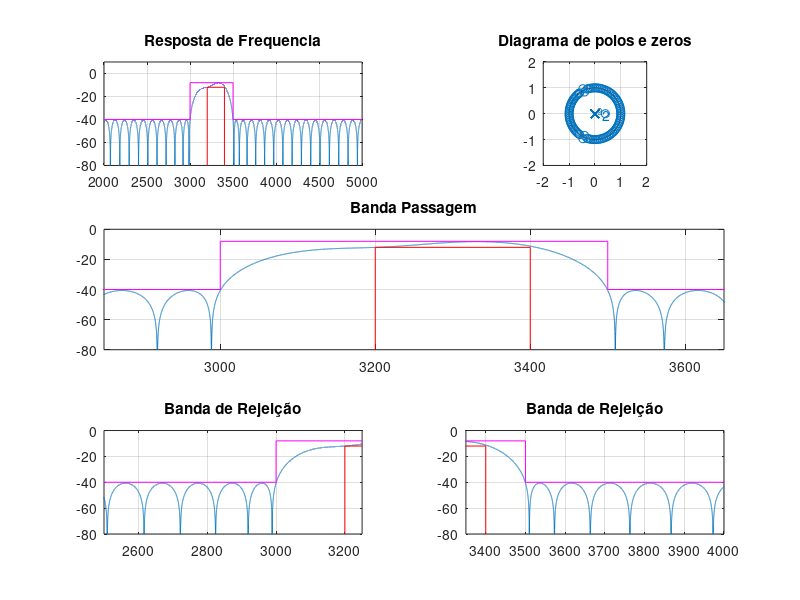
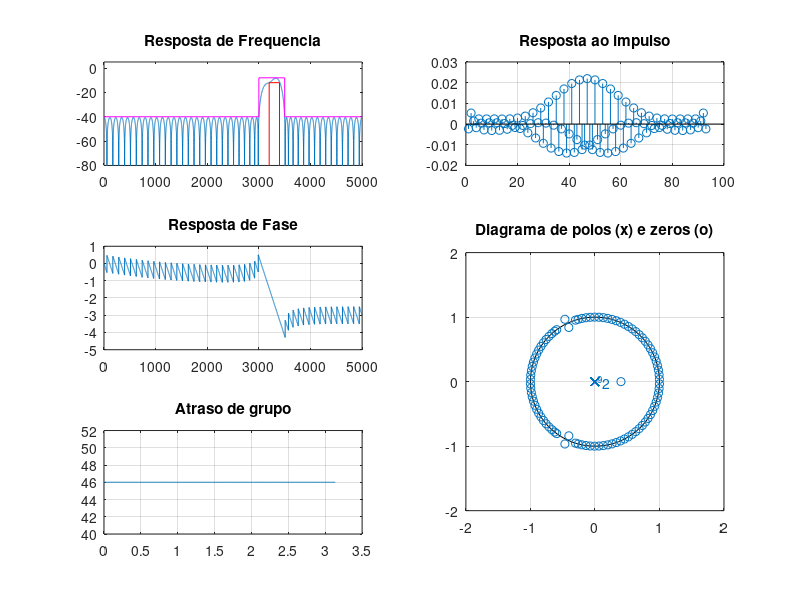

Reproduce these figures in MATLAB, in order.
% Projeto filtro 3 FIR PM
% BP - (fa = 10000 Hz, f1 = 3000 Hz; f2 = 3200 Hz, f3 = 3400 Hz;
% f4 = 3500 Hz, Ap = 2 dB, As = 30 dB, GdB = -10 dB)

close all;
clear all;
clc;

ExecutarAjuste = 1;

%% Especificacoes
Ap = 2; As = 30; GdB = -10;

fa = 10000;
fp1 = 3200; fp2 = 3400;
fs1 = 3000; fs2 = 3500;

fcuts = [fs1 fp1 fp2 fs2];
w = fcuts/fa*(2*pi);
ws1 = w(1)/pi; wp1 = w(2)/pi; wp2 = w(3)/pi; ws2 = w(4)/pi;

mags = [0 1 0];
devs_As = 10^(-(As+1.6)/20);
devs_Ap = 1-10^(-Ap/20);
devs = [devs_As devs_Ap devs_As];
G0 = GdB;

% calculo da ordem com firpmord
if ExecutarAjuste
    fcuts = fcuts + [0 -15 10 0];
end

[n,f0,a0,w0] = firpmord(fcuts,mags,devs,fa);

% calculo algoritmo PM
h_pm = firpm(n,f0,a0,w0);
h_pm = h_pm*10^(G0/20);

%%
figure(1)
subplot(321)
title('Resposta de Frequencia')
[h, w] = freqz(h_pm, 1, linspace(0,pi,100000));
% plot(w/pi, abs(h)); grid on;
plot(w*fa/2/pi,20*log10(abs(h))); grid on;
title('Resposta de Frequencia')
xlim([2000 5000]);ylim([-80 10]);
hold on;
Amin = 80;
As = As - G0;
Ap = Ap + G0;
plot([wp1, wp1, wp2, wp2]*fa/2, [-Amin, Ap-4, Ap-4, -Amin], '-r')
plot([0, ws1, ws1, ws2, ws2, 1]*fa/2, [-As, -As, Ap, Ap, -As,-As], '-m')

subplot(322)
zplane(h_pm, 1); axis([-2 2 -2 2]);
title('Diagrama de polos e zeros')

subplot(3,2,3:4)
plot(w*fa/2/pi,20*log10(abs(h))); grid on;
title('Banda Passagem')
grid on; hold on;
plot([wp1, wp1, wp2, wp2]*fa/2, [-Amin, Ap-4, Ap-4, -Amin], '-r')
plot([0, ws1, ws1, ws2, ws2, 1]*fa/2, [-As, -As, Ap, Ap, -As,-As], '-m')
xlim([2850 3650]); ylim([-80 0]);

subplot(3,2,5)
plot(w*fa/2/pi,20*log10(abs(h))); grid on;
title('Banda de Rejeição')
grid on; hold on;
plot([wp1, wp1, wp2, wp2]*fa/2, [-Amin, Ap-4, Ap-4, -Amin], '-r')
plot([0, ws1, ws1, ws2, ws2, 1]*fa/2, [-As, -As, Ap, Ap, -As,-As], '-m')
xlim([2500 3250]); ylim([-80 0]);

subplot(3,2,6)
plot(w*fa/2/pi,20*log10(abs(h))); grid on;
title('Banda de Rejeição')
grid on; hold on;
plot([wp1, wp1, wp2, wp2]*fa/2, [-Amin, Ap-4, Ap-4, -Amin], '-r')
plot([0, ws1, ws1, ws2, ws2, 1]*fa/2, [-As, -As, Ap, Ap, -As,-As], '-m')
xlim([3350 4000]); ylim([-80 0]);

%%
figure(2)
%suptitle(['LP FIR ' num2str(fp) '-' num2str(fs) ' Ordem: ' num2str(2*M+1)])

escala = fa/2;
subplot(3,2,[4 6])
zplane(h_pm, 1);
axis([-2 2 -2 2])
title('Diagrama de polos (x) e zeros (o)')

clear h w
[h, w] = freqz(h_pm, 1, 'whole');

subplot(322)
stem(h_pm), grid on;
title('Resposta ao impulso')

subplot(321)
[h, w] = freqz(h_pm, 1, linspace(0,pi,10000));
% plot(w/pi, abs(h)); grid on;
% plot(w/pi*escala, 20*log10(abs(h))); grid on;
plot(w*fa/2/pi,20*log10(abs(h)))
hold on;
title('Resposta de Frequencia')
ylim([-80 5])
Amin = 80;
plot([wp1, wp1, wp2, wp2]*fa/2, [-Amin, Ap-4, Ap-4, -Amin], '-r')
plot([0, ws1, ws1, ws2, ws2, 1]*fa/2, [-As, -As, Ap, Ap, -As,-As], '-m')
xlim([0 fa/2])

subplot(323)
plot(w/pi*escala, unwrap(angle(h))/pi); grid on;
title('Resposta de Fase')

subplot(325)
grpdelay(h_pm, 1)
title('Atraso de grupo')
